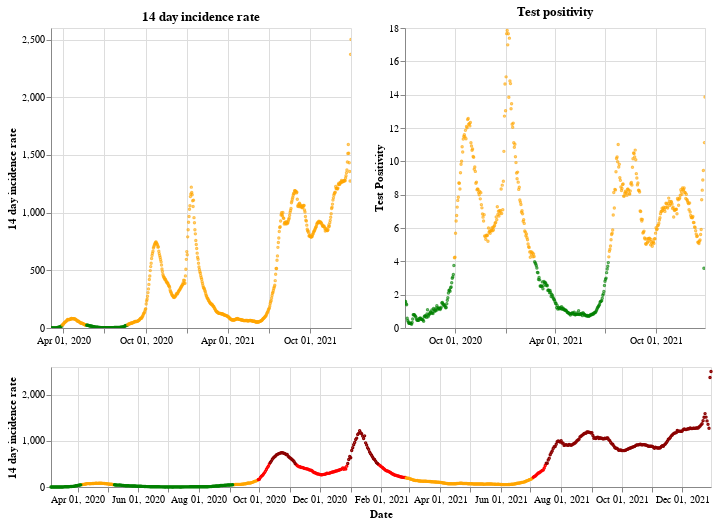

Notebook code cell kept with this figure:
### Markdown cell above
## Northern Ireland

### Code cell
plot_traffic_light('Northern Ireland')

### Figure 1 — Vega-Lite specification as saved in the notebook (floating-point values rounded to 4 significant figures; data arrays with more than 128 entries replaced by an {"elided": "..."} marker saying what was removed)
{"config": {"view": {"continuousWidth": 400, "continuousHeight": 300}}, "vconcat": [{"hconcat": [{"mark": {"type": "point", "size": 2}, "encoding": {"color": {"condition": {"value": "green", "test": "(datum.twoWeeklyCasesRate <= 25)"}, "value": "orange"}, "tooltip": [{"type": "nominal", "field": "areaName"}, {"type": "temporal", "field": "date"}, {"type": "quantitative", "field": "twoWeeklyCasesRate"}, {"type": "quantitative", "field": "testPositivity"}], "x": {"type": "temporal", "axis": {"title": ""}, "field": "date", "scale": {"domain": {"selection": "DateBrush"}}, "timeUnit": "yearmonthdate"}, "y": {"type": "quantitative", "axis": {"title": "14 day incidence rate"}, "field": "twoWeeklyCasesRate"}}, "title": "14 day incidence rate", "width": 300}, {"mark": {"type": "point", "size": 2}, "encoding": {"color": {"condition": {"value": "green", "test": "(datum.testPositivity <= 4)"}, "value": "orange"}, "tooltip": [{"type": "nominal", "field": "areaName"}, {"type": "temporal", "field": "date"}, {"type": "quantitative", "field": "twoWeeklyCasesRate"}, {"type": "quantitative", "field": "testPositivity"}], "x": {"type": "temporal", "axis": {"title": ""}, "field": "date", "scale": {"domain": {"selection": "DateBrush"}}, "timeUnit": "yearmonthdate"}, "y": {"type": "quantitative", "axis": {"title": "Test Positivity"}, "field": "testPositivity"}}, "title": "Test positivity", "width": 300}]}, {"layer": [{"mark": {"type": "point", "size": 2}, "encoding": {"color": {"condition": {"value": "orange", "test": "(((datum.testPositivity < 4) && (datum.twoWeeklyCasesRate >= 50)) && (datum.twoWeeklyCasesRate < 200))"}, "value": "red"}, "opacity": {"condition": {"value": 1, "test": "((datum.twoWeeklyCasesRate >= 50) && (datum.twoWeeklyCasesRate < 500))"}, "value": 0}, "tooltip": [{"type": "nominal", "field": "areaName"}, {"type": "temporal", "field": "date"}, {"type": "quantitative", "field": "twoWeeklyCasesRate"}, {"type": "quantitative", "field": "testPositivity"}], "x": {"type": "temporal", "axis": {"title": "Date"}, "field": "date", "timeUnit": "yearmonthdate"}, "y": {"type": "quantitative", "axis": {"title": "14 day incidence rate"}, "field": "twoWeeklyCasesRate"}}, "selection": {"DateBrush": {"type": "interval", "encodings": ["x"], "fields": ["Time"]}}}, {"mark": {"type": "point", "size": 2}, "encoding": {"color": {"value": "darkred"}, "opacity": {"condition": {"value": 1, "test": "(datum.twoWeeklyCasesRate >= 500)"}, "value": 0}, "tooltip": [{"type": "nominal", "field": "areaName"}, {"type": "temporal", "field": "date"}, {"type": "quantitative", "field": "twoWeeklyCasesRate"}, {"type": "quantitative", "field": "testPositivity"}], "x": {"type": "temporal", "axis": {"title": "Date"}, "field": "date", "timeUnit": "yearmonthdate"}, "y": {"type": "quantitative", "axis": {"title": "14 day incidence rate"}, "field": "twoWeeklyCasesRate"}}}, {"mark": {"type": "point", "size": 2}, "encoding": {"color": {"condition": {"value": "green", "test": "((datum.testPositivity < 4) && (datum.twoWeeklyCasesRate < 50))"}, "value": "orange"}, "opacity": {"condition": {"value": 1, "test": "(datum.twoWeeklyCasesRate < 50)"}, "value": 0}, "tooltip": [{"type": "nominal", "field": "areaName"}, {"type": "temporal", "field": "date"}, {"type": "quantitative", "field": "twoWeeklyCasesRate"}, {"type": "quantitative", "field": "testPositivity"}], "x": {"type": "temporal", "axis": {"title": "Date"}, "field": "date", "timeUnit": "yearmonthdate"}, "y": {"type": "quantitative", "axis": {"title": "14 day incidence rate"}, "field": "twoWeeklyCasesRate"}}}], "height": 120, "width": 660}], "data": {"name": "data-c3d1dce9850ed91a7a453fcc7fd47d96"}, "$schema": "https://vega.github.io/schema/vega-lite/v4.8.1.json", "datasets": {"data-c3d1dce9850ed91a7a453fcc7fd47d96": {"elided": "666 records"}}}
